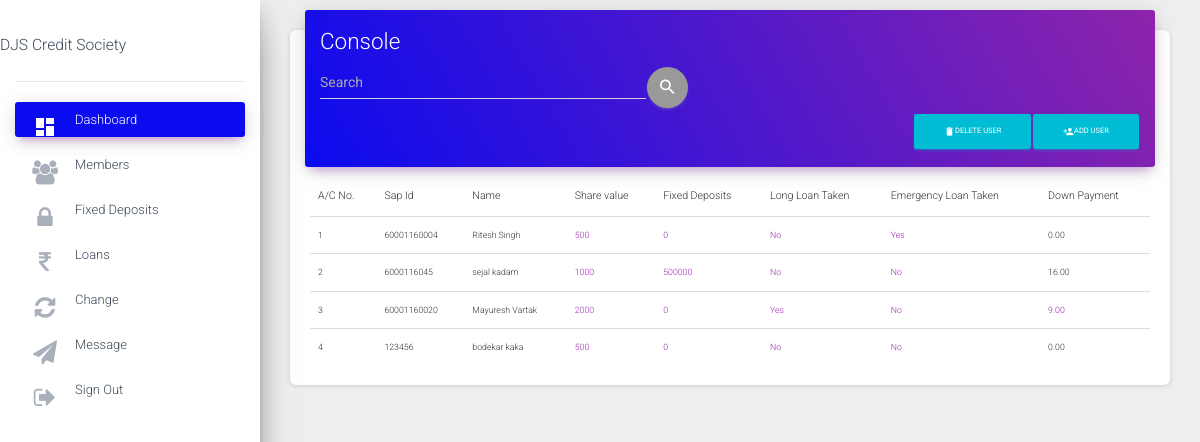
The app's page /csadmin/ (signed in), older data.
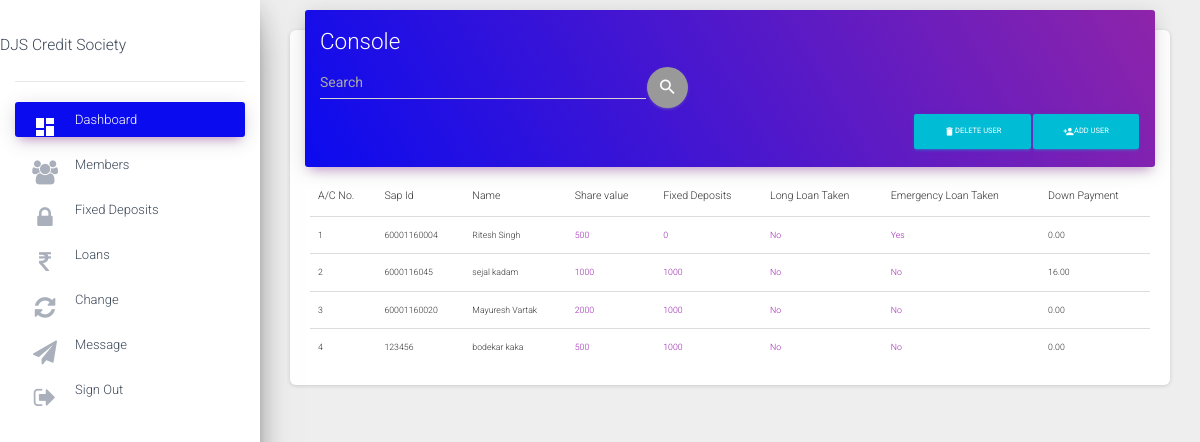
The same page, newer data.
### status/models.py (models this page shows, shortened)
class Account(models.Model):
    accountnumber=models.IntegerField(null=False,unique=True)
    username=models.ForeignKey(User,on_delete=models.CASCADE,null=True,unique=True)
    name=models.CharField(max_length=50,null=False)
    sapid=models.IntegerField(null=False,unique=True)
    dateofjoining=models.DateField(null=False)
    sharevalue=models.IntegerField(default=0,null=False)
    totalinvestment=models.IntegerField(default=0,null=False)
    shareamount=models.IntegerField(default=0,null=False)
    sharebalance=models.IntegerField(default=0)
    cdamount=models.IntegerField(default=0)
    cdbalance=models.IntegerField(default=0)
    totalamount=models.DecimalField(default=0,max_digits=10,decimal_places=2)
    Noofshares=models.IntegerField(default=0,null=True)
    islongloantaken=models.BooleanField(default=False)
    isloanemertaken=models.BooleanField(default=False)
    longloanamount=models.DecimalField(blank=True,null=True,default=0,max_digits=10,decimal_places=2)
    longloanprinciple=models.DecimalField(blank=True,null=True,default=0,max_digits=10,decimal_places=2)
    longloanperiod=models.IntegerField(blank=True,null=True,default=0)
    longloaninterestamount=models.DecimalField(blank=True,null=True,default=0,max_digits=10,decimal_places=2)
    longloanbalance=models.DecimalField(blank=True,null=True,default=0,max_digits=10,decimal_places=2)
    longloanadditional=models.DecimalField(blank=True,null=True,default=0,max_digits=10,decimal_places=2)
    longloanemi=models.DecimalField(blank=True,null=True,default=0,max_digits=10,decimal_places=2)
    emerloanamount=models.DecimalField(blank=True,null=True,default=0,max_digits=10,decimal_places=2)
    emerloanprinciple=models.DecimalField(blank=True,null=True,default=0,max_digits=10,decimal_places=2)
    emerloanperiod=models.IntegerField(blank=True,null=True,default=0)
    emerloaninterestamount=models.DecimalField(blank=True,null=True,default=0,max_digits=10,decimal_places=2)
    emerloanbalance=models.DecimalField(blank=True,null=True,default=0,max_digits=10,decimal_places=2)
    emerloanemi=models.DecimalField(blank=True,null=True,default=0,max_digits=10,decimal_places=2)
    downpayment=models.DecimalField(blank=True,null=True,default=0,max_digits=10,decimal_places=2)
    displaydownpayment=models.DecimalField(blank=True,null=True,default=0,max_digits=10,decimal_places=2)
    fdcapital=models.IntegerField(default=0,null=True)
    fdmaturitydate=models.DateField(null=True)
    teachingstaff=models.BooleanField(default=False)
    nonteachingstaff=models.BooleanField(default=False)

### csadmin/views.py (the view)
# urls.py: path('', views.index,name="index"),
@login_required
def index(request):
    Members=Account.objects.all()
    acc_filter = AccountFilter(request.GET, queryset=Members)
    context={
        'dashb':"active",
        'Members':Members,
        'filter': acc_filter,
    }
    return render (request,'console.html',context=context)

### csadmin/templates/console.html (shortened to what this page needs)
{%extends 'base.html'%}
{%block content%}
<main role="main" class="col-md-8 col-lg-12 px-4">
  <div class="content">
    <div class="container-fluid">
      <div class="row">
        <div class="col-md-12">
          <div class="card">
            <div class="card-header card-header-primary">
              <h2>Console </h2>
              <form method="get">
                <div class="input-group " style='width:45%'>
                <input type="text" style="color:#fff" class="form-control" autocomplete="off" name="name" placeholder="Search" id="id_name">
                <button type="button" class="btn btn-round btn-just-icon" name="button"><i class="material-icons">search</i></button>
                </div>
              </form>
              <a href="{% url 'csadmin:user_create'%}" ><button type="button" class="btn btn-primary pull-right  btn-info"  name="button"><i class="material-icons">person_add</i>add user</button></a>
                <a href="{% url 'csadmin:user_delete'%}" ><button type="button" class="btn btn-primary pull-right  btn-info"  name="button"><i class="material-icons">delete</i>Delete user</button></a>
            </div>
            <div class="card-body">
              <div class="table-responsive">
                <table class="table">
                  <thead>
                    <tr>
                      <th>A/C No.</th>
                      <th>Sap Id</th>
                      <th>Name</th>
                      <th>Share value</th>
                      <th>Fixed Deposits</th>
                      <th>Long Loan Taken</th>
                      <th>Emergency Loan Taken</th>
                      <th>Down Payment</th>
                    </tr>
                  </thead>
                  <tbody>
                    {%for i in filter.qs%}
                    <tr>
                      <td>{{i.accountnumber}}</td>
                      <td>{{i.sapid}}</td>
                      <td>{{i.name}}</td>
                      <td><a href="{% url 'csadmin:shares _update' pk=i.pk %}">{{i.sharevalue}}</a></td>
                      <td><a href="{% url 'csadmin:fd_update' pk=i.pk %}">{{i.fdcapital}}</a></td>
                      {% ifequal i.islongloantaken True %}
                      <td><a href="{% url 'csadmin:longloan_update' pk=i.pk %}">Yes</a></td>
                      {% else %}
                      <td><a href="{% url 'csadmin:longloan_update' pk=i.pk %}">No</a></td>
                      {% endifequal %}
                      {% ifequal i.isloanemertaken True %}
                      <td><a href="{% url 'csadmin:emerloan_update' pk=i.pk %}">Yes</a></td>
                      {% else %}
                      <td><a href="{% url 'csadmin:emerloan_update' pk=i.pk %}">No</a></td>
                      {% endifequal %}
                      {% ifequal i.islongloantaken True %}
                      <td><a href="{% url 'csadmin:downpayment_update' pk=i.pk %}">{{i.displaydownpayment}}</a></td>
                      {% else %}
                      <td color="grey">{{i.displaydownpayment}}</td>
                      {% endifequal %}
                    </tr>
                    {%endfor%}
                  </tbody>
                </table>
              </div>
            </div>
          </div>
        </div>
  </div>
</main>
{%endblock%}

Row changes from the older to the newer data that the page shows:
changed Account "sejal kadam": fdcapital "500000" → "1000"
changed Account "Mayuresh Vartak": fdcapital "0" → "1000"; displaydownpayment "9.00" → "0.00"; text "Yes" → "No"
changed Account "bodekar kaka": fdcapital "0" → "1000"
